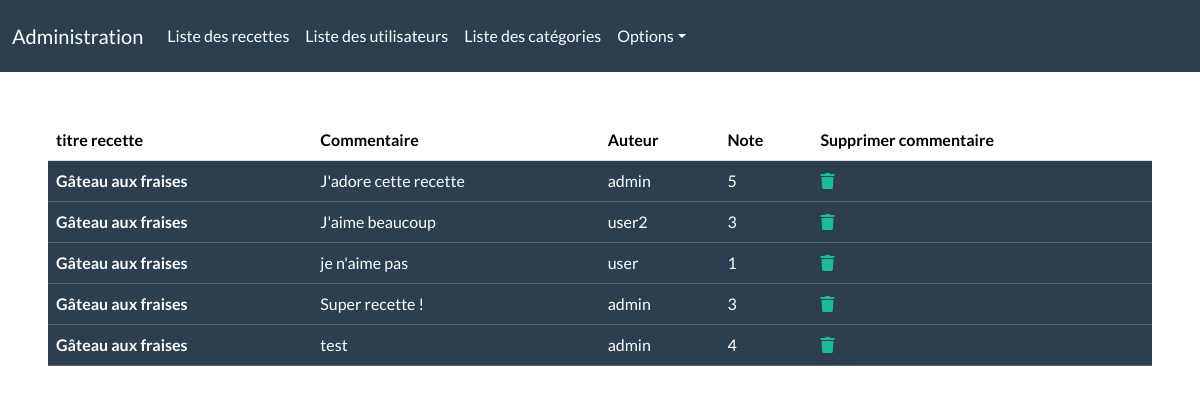
Screenshot of /private/templates/show_comment.php?recipe_id=8 (signed in) with the database file from the repository.
### tables this page shows
CREATE TABLE IF NOT EXISTS `comments` (
  `id` int(11) NOT NULL AUTO_INCREMENT,
  `comment` text NOT NULL,
  `ranked` int(10) DEFAULT NULL,
  `recipe_id` int(11) NOT NULL,
  `user_id` int(11) NOT NULL,
  PRIMARY KEY (`id`),
  KEY `recette_id` (`recipe_id`),
  KEY `comment_user_id` (`user_id`)
);

CREATE TABLE IF NOT EXISTS `recipes` (
  `id` int(11) NOT NULL AUTO_INCREMENT,
  `title` varchar(265) NOT NULL,
  `description` text NOT NULL,
  `image` text,
  `date_recipe` timestamp NOT NULL DEFAULT CURRENT_TIMESTAMP,
  `user_id` int(11) NOT NULL,
  `category_id` int(11) NOT NULL,
  PRIMARY KEY (`id`),
  KEY `recipe_category_id` (`category_id`),
  KEY `recipe_user_id` (`user_id`)
);

CREATE TABLE IF NOT EXISTS `users` (
  `id` int(11) NOT NULL AUTO_INCREMENT,
  `nickname` varchar(40) NOT NULL,
  `password` text NOT NULL,
  `role` int(1) NOT NULL DEFAULT '3',
  `avatar` varchar(255) NOT NULL,
  `registration_at` timestamp NULL DEFAULT CURRENT_TIMESTAMP,
  PRIMARY KEY (`id`)
);

### libraries/services/sql_requests.php (called while the page is built, shortened)
<?php
function selectOneByFetch($pdo, $select, $tableToSelect, $where, $selectTo)
{
    $sql = "SELECT $select FROM $tableToSelect WHERE $where = ?";
    $query = $pdo->prepare($sql);
    $query->execute([$selectTo]);
    $data = $query->fetch();
    return $data;
}
function showComments($pdo)
{
    $recipe_id = $_GET['recipe_id'];
    $sql = 'SELECT * FROM recipes INNER JOIN comments ON recipes.id = comments.recipe_id WHERE recipes.id = ?';
    $query = $pdo->prepare($sql);
    $query->execute([$recipe_id]);
    $datas = $query->fetchAll();
    return $datas;
}

### private/templates/show_comment.php (the view, shortened to what this page needs)
<?php
include('../../admin_layout.php'); ?>
<div class="grid_index m-5">
    <?php if (!empty($_GET['recipe_id'])) : ?>
        <?php $comments = showComments($pdo); ?>
        <?php if (!empty($comments)) : ?>
            <table class="table table-hover">
                <thead>
                    <tr>
                        <th scope="col">titre recette</th>
                        <th scope="col">Commentaire</th>
                        <th scope="col">Auteur</th>
                        <th scope="col">Note</th>
                        <th scope="col">Supprimer commentaire</th>
                    </tr>
                </thead>
                <tbody>
                    <?php foreach ($comments as $comment) : ?>
                        <?php $user_name = selectOneByFetch($pdo, "nickname", "users", "id", $comment['user_id']); ?>
                        <tr class="table-primary">
                            <th scope="row"><?= $comment['title']; ?></th>
                            <td><?= $comment['comment']; ?></td>
                            <td><?= $user_name['nickname']; ?></td>
                            <td><?= $comment['ranked']; ?></td>
                            <td>
                                <a href="../controller/DeleteComment.php?id=<?= $comment['id']; ?>&recipe=<?= $comment['recipe_id']; ?>"><i class="fas fa-trash"></i></a>
                            </td>
                        </tr>
                    <?php endforeach; ?>
                </tbody>
            </table>
        <?php endif; ?>
    <?php endif; ?>
</div>
<?php include('../layout_end.php'); ?>

### rows the page displays
comments: recipe.title "Gâteau aux fraises", comment "J'adore cette recette", user.nickname "admin", ranked "5"
comments: recipe.title "Gâteau aux fraises", comment "J'aime beaucoup", user.nickname "user2", ranked "3"
comments: recipe.title "Gâteau aux fraises", comment "je n'aime pas", user.nickname "user", ranked "1"
comments: recipe.title "Gâteau aux fraises", comment "Super recette !", user.nickname "admin", ranked "3"
comments: recipe.title "Gâteau aux fraises", comment "test", user.nickname "admin", ranked "4"
